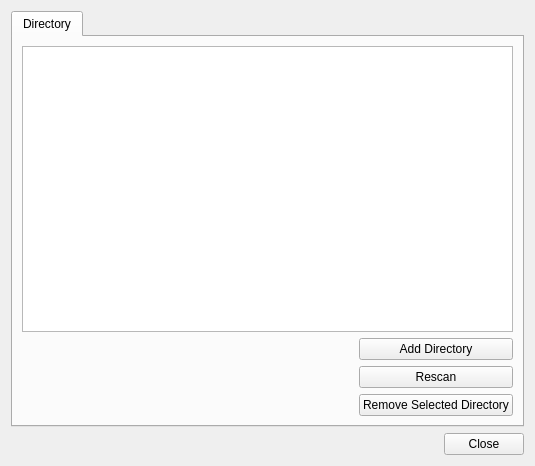
<?xml version="1.0" encoding="UTF-8"?>
<ui version="4.0">
 <class>SettingsForm</class>
 <widget class="QWidget" name="SettingsForm">
  <property name="geometry">
   <rect>
    <x>0</x>
    <y>0</y>
    <width>535</width>
    <height>466</height>
   </rect>
  </property>
  <property name="windowTitle">
   <string>Settings</string>
  </property>
  <layout class="QVBoxLayout" name="verticalLayout_2">
   <item>
    <widget class="QTabWidget" name="tabWidget">
     <property name="currentIndex">
      <number>0</number>
     </property>
     <widget class="QWidget" name="directoryTab">
      <attribute name="title">
       <string>Directory</string>
      </attribute>
      <layout class="QVBoxLayout" name="verticalLayout_3">
       <item>
        <widget class="QListView" name="listView"/>
       </item>
       <item>
        <layout class="QGridLayout" name="gridLayout">
         <item row="1" column="0">
          <spacer name="horizontalSpacer_2">
           <property name="orientation">
            <enum>Qt::Horizontal</enum>
           </property>
           <property name="sizeHint" stdset="0">
            <size>
             <width>40</width>
             <height>20</height>
            </size>
           </property>
          </spacer>
         </item>
         <item row="2" column="1">
          <widget class="QPushButton" name="pushButton_2">
           <property name="text">
            <string>Rescan</string>
           </property>
          </widget>
         </item>
         <item row="1" column="1">
          <widget class="QPushButton" name="pushButton">
           <property name="text">
            <string>Add Directory</string>
           </property>
          </widget>
         </item>
         <item row="3" column="1">
          <widget class="QPushButton" name="pushButton_3">
           <property name="text">
            <string>Remove Selected Directory</string>
           </property>
          </widget>
         </item>
        </layout>
       </item>
      </layout>
     </widget>
    </widget>
   </item>
   <item>
    <layout class="QHBoxLayout" name="horizontalLayout">
     <item>
      <spacer name="horizontalSpacer">
       <property name="orientation">
        <enum>Qt::Horizontal</enum>
       </property>
       <property name="sizeHint" stdset="0">
        <size>
         <width>40</width>
         <height>20</height>
        </size>
       </property>
      </spacer>
     </item>
     <item>
      <widget class="QPushButton" name="closeButton">
       <property name="text">
        <string>Close</string>
       </property>
      </widget>
     </item>
    </layout>
   </item>
  </layout>
 </widget>
 <resources/>
 <connections/>
</ui>
